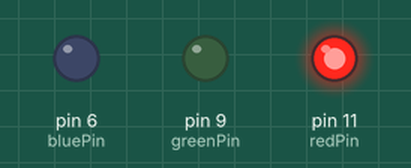
A sketch run on a simulated Arduino Uno, built with avr-gcc and run on an emulated ATmega328P. Parts: output pins drawn as LEDs (lit = HIGH).

Above: at 0.2 s.
At 0.8 s:
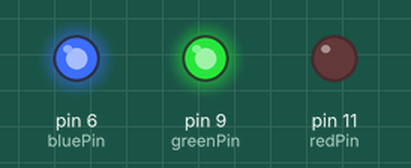
At 3.7 s:
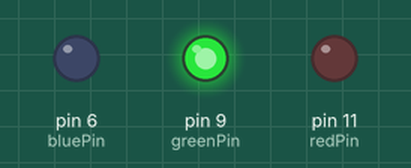
Timing chart, 0 to 4.9 s (numbered marks = the images above):
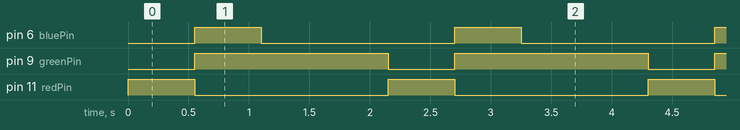

Measured:
- by itself, pin 6 (bluePin), pin 11 (redPin): alternates HIGH for 0.55 s and LOW for 1.6 s
- by itself, pin 9 (greenPin): alternates HIGH for 1.6 s and LOW for 0.55 s
- by itself, everything shown: repeats every 2.2 s, in 3 steps

The sketch:

Blinkerino_Evolut.ino
```cpp
int redPin = 11;
int greenPin = 9;
int bluePin= 6;
int r=255;
int g=255;
int b=255;

void setup() {
  // put your setup code here, to run once:
  pinMode(redPin, OUTPUT);
  pinMode(greenPin, OUTPUT);
  pinMode(bluePin, OUTPUT);
}

void loop() {
  // put your main code here, to run repeatedly:
  analogWrite(redPin, 255);
  analogWrite(greenPin, 0);
  analogWrite(bluePin, 0);
  delay(500);

 r = 255;
  while(r>=255){
    analogWrite(redPin, r);
    analogWrite(greenPin, 0);
    analogWrite(bluePin, 0);
    r--;
    delay(50);
  }

  analogWrite(redPin, 0);
  analogWrite(greenPin, 255);
  analogWrite(bluePin, 255);

  delay(500);
 g = 255;
  b = 255;
  while(g>=255 && b>=255){
  analogWrite(redPin, 0);
  analogWrite(greenPin, g);
  analogWrite(bluePin, b);
  g--;
  b--;
  delay(50);
  }

  analogWrite(redPin, 0);
  analogWrite(greenPin, 255);
  analogWrite(bluePin, 0);
   g = 255;
  while(g>=255){
    analogWrite(redPin,0);
    analogWrite(bluePin, 0);
    analogWrite(greenPin, g);
    g--;
    delay(50);
  }
  delay(1000);
}
```
